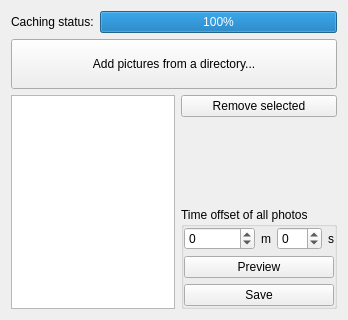
<?xml version="1.0" encoding="UTF-8"?>
<ui version="4.0">
 <class>PluginPhoto</class>
 <widget class="QWidget" name="PluginPhoto">
  <property name="geometry">
   <rect>
    <x>0</x>
    <y>0</y>
    <width>348</width>
    <height>320</height>
   </rect>
  </property>
  <property name="windowTitle">
   <string>Form</string>
  </property>
  <layout class="QHBoxLayout" name="horizontalLayout_3">
   <item>
    <layout class="QVBoxLayout" name="verticalLayout_2">
     <item>
      <layout class="QHBoxLayout" name="horizontalLayout">
       <property name="bottomMargin">
        <number>0</number>
       </property>
       <item>
        <widget class="QLabel" name="label">
         <property name="text">
          <string>Caching status:</string>
         </property>
        </widget>
       </item>
       <item>
        <widget class="QProgressBar" name="caching_progressBar">
         <property name="value">
          <number>100</number>
         </property>
        </widget>
       </item>
      </layout>
     </item>
     <item>
      <widget class="QPushButton" name="addPictures_button">
       <property name="minimumSize">
        <size>
         <width>0</width>
         <height>50</height>
        </size>
       </property>
       <property name="text">
        <string>Add pictures from a directory...</string>
       </property>
      </widget>
     </item>
     <item>
      <layout class="QHBoxLayout" name="horizontalLayout_2">
       <property name="bottomMargin">
        <number>0</number>
       </property>
       <item>
        <widget class="QListWidget" name="photos_list">
         <property name="selectionMode">
          <enum>QAbstractItemView::ExtendedSelection</enum>
         </property>
         <property name="selectionBehavior">
          <enum>QAbstractItemView::SelectRows</enum>
         </property>
         <property name="sortingEnabled">
          <bool>false</bool>
         </property>
        </widget>
       </item>
       <item>
        <layout class="QVBoxLayout" name="verticalLayout">
         <property name="rightMargin">
          <number>0</number>
         </property>
         <item>
          <widget class="QPushButton" name="photos_remove_button">
           <property name="text">
            <string>Remove selected</string>
           </property>
          </widget>
         </item>
         <item>
          <spacer name="verticalSpacer_2">
           <property name="orientation">
            <enum>Qt::Vertical</enum>
           </property>
           <property name="sizeHint" stdset="0">
            <size>
             <width>20</width>
             <height>40</height>
            </size>
           </property>
          </spacer>
         </item>
         <item>
          <widget class="QGroupBox" name="timeOffset_groupBox">
           <property name="minimumSize">
            <size>
             <width>0</width>
             <height>30</height>
            </size>
           </property>
           <property name="title">
            <string>Time offset of all photos</string>
           </property>
           <layout class="QVBoxLayout" name="verticalLayout_3">
            <property name="margin">
             <number>0</number>
            </property>
            <item>
             <layout class="QHBoxLayout" name="horizontalLayout_4">
              <property name="bottomMargin">
               <number>0</number>
              </property>
              <item>
               <widget class="QSpinBox" name="timeOffset_mins_spinBox">
                <property name="minimum">
                 <number>-100000</number>
                </property>
                <property name="maximum">
                 <number>100000</number>
                </property>
               </widget>
              </item>
              <item>
               <widget class="QLabel" name="label_2">
                <property name="text">
                 <string>m</string>
                </property>
               </widget>
              </item>
              <item>
               <widget class="QSpinBox" name="timeOffset_secs_spinBox">
                <property name="minimum">
                 <number>-60</number>
                </property>
                <property name="maximum">
                 <number>60</number>
                </property>
               </widget>
              </item>
              <item>
               <widget class="QLabel" name="label_3">
                <property name="text">
                 <string>s</string>
                </property>
               </widget>
              </item>
             </layout>
            </item>
            <item>
             <widget class="QPushButton" name="timeOffset_preview_pushButton">
              <property name="text">
               <string>Preview</string>
              </property>
             </widget>
            </item>
            <item>
             <widget class="QPushButton" name="timeOffset_save_pushButton">
              <property name="text">
               <string>Save</string>
              </property>
             </widget>
            </item>
           </layout>
          </widget>
         </item>
        </layout>
       </item>
      </layout>
     </item>
    </layout>
   </item>
  </layout>
 </widget>
 <resources/>
 <connections/>
</ui>
